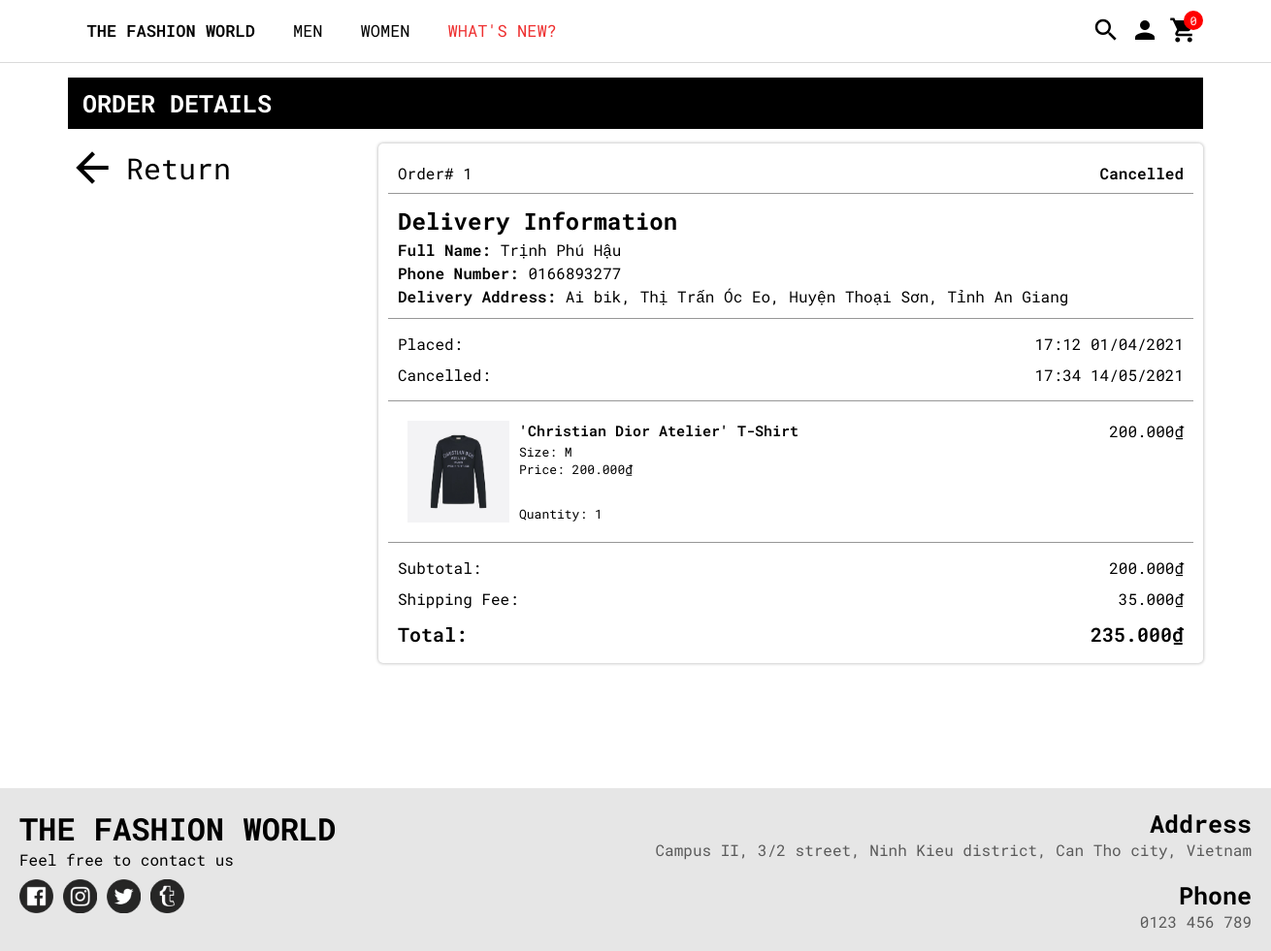
Page /khachhang/ordered-details.php?madh=1 (signed in) on the committed database.
### tables this page shows
CREATE TABLE `donhang` (
  `madh` int(11) NOT NULL,
  `idkh` int(11) NOT NULL,
  `tongtienhang` int(11) NOT NULL,
  `phivanchuyen` int(11) NOT NULL,
  `hoten` varchar(50) NOT NULL,
  `sdt` varchar(10) NOT NULL,
  `diachi` varchar(50) NOT NULL,
  `matp` varchar(5) NOT NULL,
  `maqh` varchar(5) NOT NULL,
  `xaid` varchar(5) NOT NULL,
  `note` text DEFAULT NULL,
  `matt` varchar(5) NOT NULL
);

CREATE TABLE `donhangtinhtrang` (
  `stt` int(1) NOT NULL,
  `matt` varchar(5) NOT NULL,
  `tinhtrang` varchar(30) NOT NULL
);

CREATE TABLE `donhangthoigian` (
  `madh` int(11) NOT NULL,
  `matt` varchar(5) NOT NULL,
  `thoigian` datetime NOT NULL
);

CREATE TABLE `donhangchitiet` (
  `madh` int(11) NOT NULL,
  `idsp` int(11) NOT NULL,
  `giaban` int(11) NOT NULL,
  `masize` varchar(3) NOT NULL,
  `solg` int(11) NOT NULL
);

CREATE TABLE `sanpham` (
  `idsp` int(11) NOT NULL,
  `ten` varchar(100) NOT NULL,
  `chatlieu` varchar(100) DEFAULT NULL,
  `giaban` int(11) DEFAULT NULL,
  `gioitinh` tinyint(1) DEFAULT NULL,
  `hinhanh` varchar(256) DEFAULT NULL,
  `mota` text DEFAULT NULL,
  `maloai` varchar(2) DEFAULT NULL,
  `tinhtrang` tinyint(1) NOT NULL,
  `dateadded` datetime NOT NULL
);

### khachhang/ordered-details.php (the view, shortened to what this page needs)
<?php
    require ("../connect.php");
?>
<!DOCTYPE html>
<html>
<head>
    <link rel="stylesheet" href="../css/style.css">
</head>
<body>
    <div class="header">
        <div class="navigation">
            <div class="navigation-link" id="linknenenene">
                <ul class="menu">
                    <li class="list-menu">
                        <div class="dropdown-menu" id="male-menu">
                            <a href="../index.php" class="list-title f-w600">The Fashion World</a>
                        </div>
                    </li>
                    <li class="list-menu">
                        <div class="dropdown-menu" id="male-menu">
                            <a href="../male-fashion.php" class="list-title">Men</a>
                        </div>
                    </li>
                    <li class="list-menu">
                        <div class="dropdown-menu" id="male-menu">
                            <a href="../female-fashion.php" class="list-title">Women</a>
                        </div>
                    </li>
                    <li class="list-menu">
                        <div class="dropdown-menu new-products">
                            <a href="../#new-products" class="list-title">What's new?</a>
                        </div>
                    </li>
                </ul>
            </div>
            <div class="navigation-user">
                <ul>
                    <li onclick="openSearch()" id="searchIcon">
                        <span class="material-icons md-36">search</span>
                    </li>
                    <li onclick="openLoginForm()" id="accountIcon">
                        <span class="material-icons md-36">person</span>
                    </li>
                    <li onclick="openCart()" id="cartIcon">
                        <span class="material-icons md-36" id="badge">shopping_cart</span>
                        <div class="badge" id="badge-cart">0</div>
                    </li>
                </ul>
            </div>
        </div>
    </div>
    <div class="main">
        <div class="container">
            <h1 class="nav-title">Order details</h1>
        </div>
        <div class="container">
            <div class="order-history-grid">
                <div class="order-history-col1">
                    <div class="order-history-nav">
                    <a href="../khachhang/ordered-history.php" class="flex" style="align-items: center; gap: 10px">
                        <span class="material-icons" style="font-size: 50px">arrow_back</span>
                        <span style="font-size: 30px">Return</span>
                    </a>
                    </div>
                </div>
                <?php
                    $madh = $_GET["madh"];
                    $donhang = $conn->query("SELECT * FROM donhang dh, donhangtinhtrang dhtt
                                            WHERE dh.madh = '$madh' AND dh.matt = dhtt.matt");
                    $diachi = $conn->query("SELECT tp.name AS tinhtp, qh.name AS quanhuyen, tt.name thitran
                                            FROM donhang dh, tinhthanhpho tp, quanhuyen qh, xaphuongthitran tt
                                            WHERE dh.madh = '$madh' AND dh.matp = tp.matp AND dh.maqh = qh.maqh AND dh.xaid = tt.xaid");
                    $row_donhang = $donhang->fetch_assoc();
                    $row_diachi = $diachi->fetch_assoc();
                ?>
                <div class="order-history-col2" style="position: relative;">
                    <div class="order-history-details">
                        <div class="order_details">
                            <div class="flex between border-btm">
                                <span>Order# <?php echo $row_donhang["madh"] ?></span>
                                <span class="f-w600"><?php echo $row_donhang["tinhtrang"] ?></span>
                            </div>
                            <div class="border-btm" style="line-height: 1.5">
                                <h2>Delivery Information</h2>
                                <p><span class="f-w600">Full Name:</span> <?php echo $row_donhang["hoten"] ?></p>
                                <p><span class="f-w600">Phone Number:</span> <?php echo $row_donhang["sdt"] ?></p>
                                <p><span class="f-w600">Delivery Address:</span> <?php echo $row_donhang["diachi"] ?>, <?php echo $row_diachi["thitran"] ?>, <?php echo $row_diachi["quanhuyen"] ?>, <?php echo $row_diachi["tinhtp"] ?></p>
                            </div>
                            <div class="ordered-info-last-row border-btm">
                                <?php
                                $thoigian = $conn->query("SELECT thoigian FROM donhangthoigian WHERE madh = '".$row_donhang["madh"]."' AND matt = 'cxn'");
                                if ($thoigian->num_rows > 0) {
                                    $row_thoigian = $thoigian->fetch_assoc();
                                    $date = date_create($row_thoigian["thoigian"]);
                                }
                                ?>
                                <div class="order-time">
                                    <span>Placed:</span>
                                    <span><?php echo date_format($date, "H:i d/m/Y") ?></span>
                                </div>
                                <?php
                                if ($row_donhang["matt"] != "dh") {
                                ?>
                                <?php
                                $thoigian = $conn->query("SELECT thoigian FROM donhangthoigian WHERE madh = '".$row_donhang["madh"]."' AND matt = 'clh'");
                                if ($thoigian->num_rows > 0) {
                                    $row_thoigian = $thoigian->fetch_assoc();
                                    $date = date_create($row_thoigian["thoigian"]);
                                ?>
                                <div class="order-time">
                                    <span>Confirmed:</span>
                                    <span><?php if ($date != "0") echo date_format($date, "H:i d/m/Y") ?></span>
                                </div>
                                <?php } ?>
                                <?php
                                $thoigian = $conn->query("SELECT thoigian FROM donhangthoigian WHERE madh = '".$row_donhang["madh"]."' AND matt = 'dvc'");
                                if ($thoigian->num_rows > 0) {
                                    $row_thoigian = $thoigian->fetch_assoc();
                                    $date = date_create($row_thoigian["thoigian"]);
                                ?>
                                <div class="order-time">
                                    <span>In Progress:</span>
                                    <span><?php if ($date != "0") echo date_format($date, "H:i d/m/Y") ?></span>
                                </div>
                                <?php } ?>
                                <?php
                                $thoigian = $conn->query("SELECT thoigian FROM donhangthoigian WHERE madh = '".$row_donhang["madh"]."' AND matt = 'ht'");
                                if ($thoigian->num_rows > 0) {
                                    $row_thoigian = $thoigian->fetch_assoc();
                                    $date = date_create($row_thoigian["thoigian"]);
                                ?>
                                <div class="order-time">
                                    <span>Completed:</span>
                                    <span><?php if ($date != "0") echo date_format($date, "H:i d/m/Y") ?></span>
                                </div>
                                <?php } ?>
                                <?php }
                                else {
                                    $thoigian = $conn->query("SELECT thoigian FROM donhangthoigian WHERE madh = '".$row_donhang["madh"]."' AND matt = 'dh'");
                                    if ($thoigian->num_rows > 0) {
                                        $row_thoigian = $thoigian->fetch_assoc();
                                        $date = date_create($row_thoigian["thoigian"]);
                                    } else $date = "0";
                                ?>
                                <div class="order-time">
                                    <span>Cancelled:</span>
                                    <span><?php if ($date != "0") echo date_format($date, "H:i d/m/Y") ?></span>
                                </div>
                                <?php }?>
                            </div>
                            <?php
                            $chitietdh = $conn->query("SELECT * FROM donhangchitiet dhct, sanpham sp, donhang dh
                                                        WHERE dhct.madh = dh.madh
                                                        AND dhct.idsp = sp.idsp
                                                        AND dh.madh = '".$row_donhang["madh"]."'");
                            while ($row_chitietdh = $chitietdh->fetch_assoc()) { ?>
                            <div class="flex between border-btm" style="margin-top: 10px;">
                                <div class="cart-product order-product">
                                    <img src="<?php echo $row_chitietdh["hinhanh"] ?>" alt="<?php echo $row_chitietdh["ten"] ?>" class="cart-product__img">
                                    <div class="cart-product-info">
                                        <div>
                                            <p class="cart-product__name"><?php echo $row_chitietdh["ten"] ?></p>
                                            <p class="cart-product__size">Size: <span><?php echo $row_chitietdh["masize"] ?></span></p>
                                            <p class="cart-product__price">Price: <span><?php echo number_format($row_chitietdh["giaban"],0,",",".") ?>₫</span></p>
                                        </div>
                                        <div class="cart-product__quantity">
                                            <p class="cart-product__quantity">Quantity: <span><?php echo $row_chitietdh["solg"] ?></span></p>
                                        </div>
                                    </div>
                                </div>
                                <div class="thanhtien">
                                    <span><?php echo number_format($row_chitietdh["giaban"]*$row_chitietdh["solg"],0,",",".") ?>₫</span>
                                </div>
                            </div>
                            <?php }?>
                            <div class="ordered-info-last-row" style="padding: 10px 10px 0px 10px">
                                <div class="order-money">
                                    <span>Subtotal:</span>
                                    <span><?php echo number_format($row_donhang["tongtienhang"],0,",",".") ?>₫</span>
                                </div>
                                <div class="order-money">
                                    <span>Shipping Fee:</span>
                                    <span><?php echo number_format($row_donhang["phivanchuyen"],0,",",".") ?>₫</span>
                                </div>
                                <div class="order-money f-w600" style="font-size: 20px;">
                                    <span>Total:</span>
                                    <span><?php echo number_format($row_donhang["tongtienhang"]+$row_donhang["phivanchuyen"],0,",",".") ?>₫</span>
                                </div>
                            </div>
                        </div>
                    </div>
                </div>
            </div>
        </div>
    </div>
    <div class="footer">
        <div class="company">
            <h1>The Fashion World</h1>
            <div>Feel free to contact us</div>
            <ul class="social-media flex">
                <li><a href="http://facebook.com"><img src="../img/facebook.png" alt="Facebook"></a></li>
                <li><a href="http://instagram.com"><img src="../img/instagram.png" alt="Instagram"></a></li>
                <li><a href="http://twitter.com"><img src="../img/twitter.png" alt="Twitter"></a></li>
                <li><a href="http://tumblr.com"><img src="../img/tumblr.png" alt="Tumblr"></a></li>
            </ul>
        </div>
        <div class="address">
            <h1>Address</h1>
            <div style="margin-bottom: 20px;">Campus II, 3/2 street, Ninh Kieu district, Can Tho city, Vietnam</div>
            <h1>Phone</h1>
            <div>0123 456 789</div>
        </div>
    </div>
</body>
</html>

### rows in the picture
donhang: madh "1", matt.tinhtrang "Cancelled", hoten "Trịnh Phú Hậu", sdt "0166893277", diachi "Ai bik", tongtienhang "200.000", phivanchuyen "35.000", $row_donhang["tongtienhang"]+$row_donhang["phivanchuyen"] "235.000"
donhangthoigian: thoigian "17:12 01/04/2021"
donhangthoigian: thoigian "17:34 14/05/2021"
donhangchitiet: idsp.hinhanh (picture), idsp.ten "'Christian Dior Atelier' T-Shirt", masize "M", idsp.giaban "200.000", solg "1", $row_chitietdh["giaban"]*$row_chitietdh["solg"] "200.000"

### other values in the picture
$row_diachi["thitran"] "Thị Trấn Óc Eo"
$row_diachi["quanhuyen"] "Huyện Thoại Sơn"
$row_diachi["tinhtp"] "Tỉnh An Giang"
